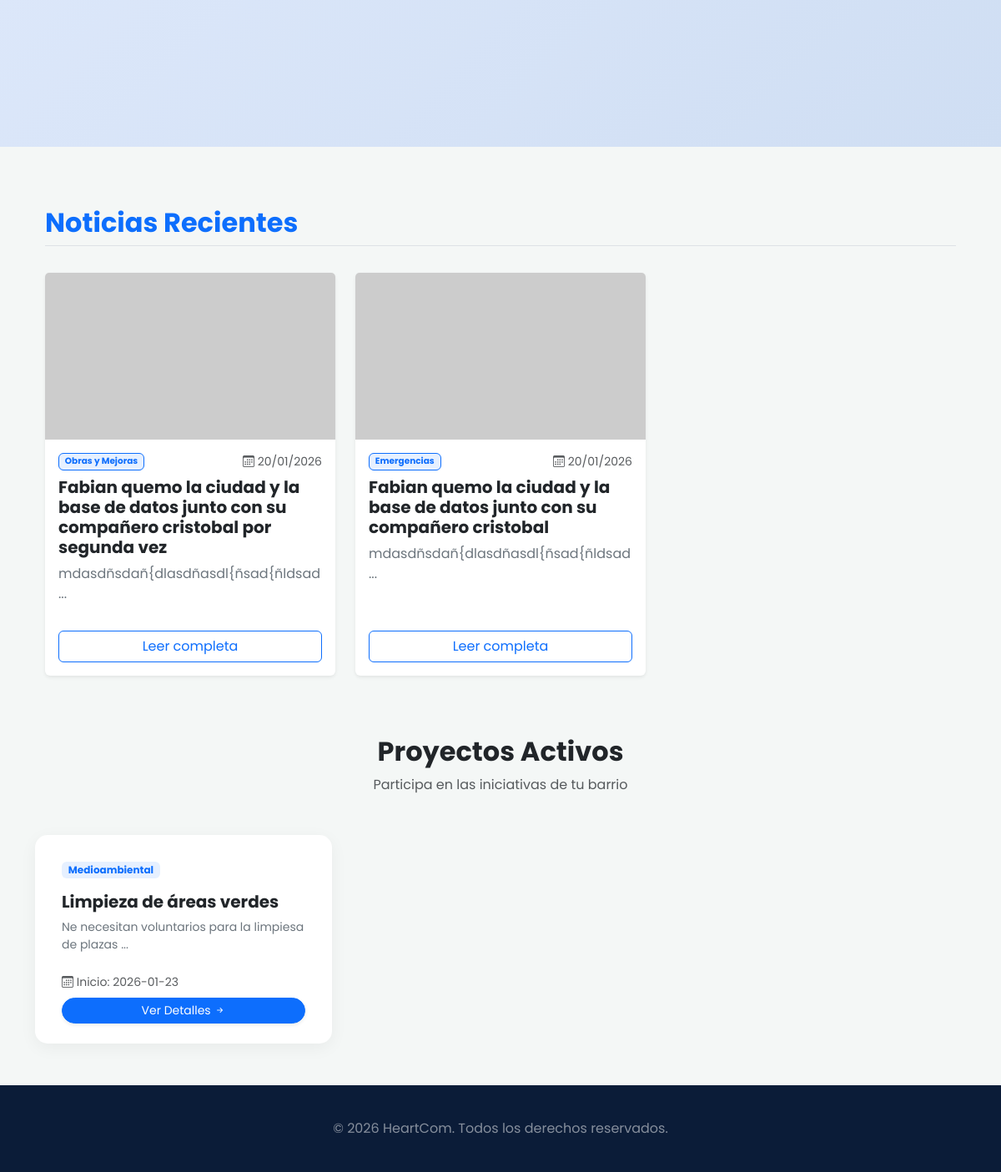
Before: / (lower part) with the older database file.
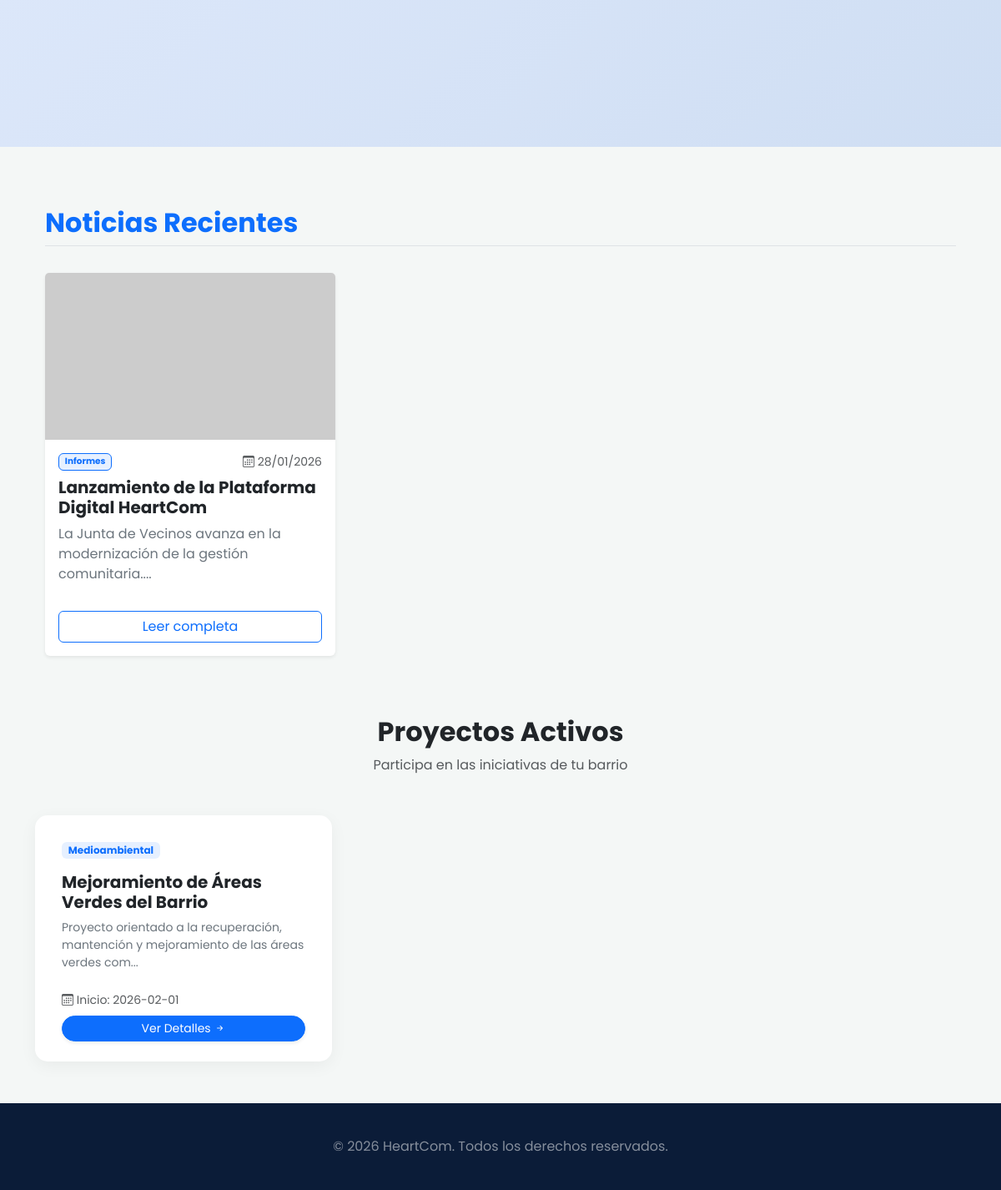
After: the same page with the newer database file.
### tables this page shows
CREATE TABLE `noticias` (
  `id_noticia` int(11) NOT NULL,
  `titulo` varchar(200) NOT NULL,
  `bajada` varchar(255) DEFAULT NULL,
  `cuerpo` text NOT NULL,
  `imagen` varchar(255) DEFAULT NULL,
  `fecha_publicacion` datetime DEFAULT current_timestamp(),
  `id_usuario` int(11) NOT NULL,
  `id_cate` int(11) NOT NULL
);

CREATE TABLE `categorias` (
  `id_cate` int(11) NOT NULL,
  `categorias_noticias` varchar(50) DEFAULT NULL
);

CREATE TABLE `proyectos_barrio` (
  `id_proyecto` int(11) NOT NULL,
  `nombre_proyecto` varchar(120) NOT NULL,
  `descripcion` text NOT NULL,
  `fecha_inicio` date NOT NULL,
  `fecha_fin` date DEFAULT NULL,
  `id_estado_proyecto` int(11) NOT NULL,
  `id_tipo_proyecto` int(11) NOT NULL,
  `responsable` varchar(150) NOT NULL,
  `presupuesto_estimado` decimal(12,2) NOT NULL DEFAULT 0.00,
  `presupuesto_utilizado` decimal(12,2) NOT NULL DEFAULT 0.00,
  `direccion_proyecto` varchar(255) DEFAULT NULL,
  `cupo_maximo` int(11) NOT NULL DEFAULT 0,
  `fecha_creacion` timestamp NOT NULL DEFAULT current_timestamp(),
  `fecha_actualizacion` timestamp NOT NULL DEFAULT current_timestamp() ON UPDATE current_timestamp()
);

CREATE TABLE `tipos_proyecto` (
  `id_tipo_proyecto` int(11) NOT NULL,
  `nombre_tipo` varchar(80) NOT NULL,
  `descripcion` varchar(255) DEFAULT NULL
);

### lib/listar-noticia.php (called while the page is built, shortened)
<?php
require_once __DIR__ . '/conexion.php';
$sql = "SELECT
            n.id_noticia,
            n.titulo,
            n.bajada,
            n.cuerpo,
            n.imagen,
            n.fecha_publicacion,
            c.categorias_noticias AS categoria,
            u.p_nombre,
            u.ap_paterno
        FROM noticias n
        LEFT JOIN categorias c ON n.id_cate = c.id_cate
        LEFT JOIN usuarios u ON n.id_usuario = u.id_usuario
        ORDER BY n.fecha_publicacion DESC";
try {
    $stmt = $pdo->query($sql);
    $listaNoticias = $stmt->fetchAll(PDO::FETCH_ASSOC);
} catch (PDOException $e) {
    die("Error SQL: " . $e->getMessage());
}
?>

### lib/navbar-sesion.php (called while the page is built, shortened)
<?php
$base = $base ?? "";
?>

### lib/mostrar-proyecto-index.php (called while the page is built)
<?php
require_once __DIR__ . "/../lib/conexion.php";
$sql = "
 SELECT p.id_proyecto,p.nombre_proyecto,p.descripcion, p.fecha_inicio,
p.fecha_fin, p.responsable,p.cupo_maximo, t.nombre_tipo FROM proyectos_barrio p JOIN tipos_proyecto t on p.id_tipo_proyecto = t.id_tipo_proyecto WHERE p.id_estado_proyecto=5
LIMIT :limite
";
$stmt = $pdo->prepare($sql);
$stmt->bindValue(':limite', 4, PDO::PARAM_INT);
$stmt->execute();
$proyectosRecientes = $stmt->fetchAll(PDO::FETCH_ASSOC);
?>

### index.php (the view, shortened to what this page needs)
<?php include ("lib/mostrar-proyecto-index.php") ?>
<?php include('lib/navbar-sesion.php')?>
<!DOCTYPE html>
<html lang="es">
<head>
    <link href="https://cdn.jsdelivr.net/npm/bootstrap@5.3.8/dist/css/bootstrap.min.css" rel="stylesheet">
    <link rel="stylesheet" href="https://cdn.jsdelivr.net/npm/bootstrap-icons@1.11.3/font/bootstrap-icons.min.css">
    <link rel="stylesheet" href="assets/css/index.css">
</head>
<body>
<main style="margin-top: 80px;"> <section class="hero-section">
    </section>
    <div class="container mt-5">
        <?php include("modulo-noticias/ver-noticia-cliente.php")?>
    </div>
    <section class="container my-5" id="proyectos">
        <div class="text-center mb-5">
            <h2 class="fw-bold">Proyectos Activos</h2>
            <p class="text-muted">Participa en las iniciativas de tu barrio</p>
        </div>
        <div class="row row-cols-1 row-cols-md-2 row-cols-lg-3 g-4">
            <?php if (empty($proyectosRecientes)): ?>
                <div class="col-12 text-center py-5">
                    <h5 class="text-muted">No hay proyectos disponibles por el momento.</h5>
                </div>
            <?php else: ?>
                <?php foreach ($proyectosRecientes as $p): ?>
                    <div class="col">
                        <div class="card h-100 card-proyecto p-3">
                            <div class="card-body">
                                <div class="d-flex justify-content-between mb-2">
                                    <span class="badge bg-primary bg-opacity-10 text-primary mb-2">
                                        <?= htmlspecialchars($p['nombre_tipo'] ?? 'Proyecto') ?>
                                    </span>
                                </div>
                                <h5 class="card-title fw-bold"><?= htmlspecialchars($p['nombre_proyecto'] ?? 'Sin título') ?></h5>
                                <p class="card-text text-secondary small">
                                    <?= htmlspecialchars(substr($p['descripcion'] ?? '', 0, 90)) ?>...
                                </p>
                            </div>
                            <div class="card-footer bg-white border-0">
                                <small class="text-muted d-block mb-2">
                                    <i class="bi bi-calendar3"></i> Inicio: <?= htmlspecialchars($p['fecha_inicio'] ?? '--') ?>
                                </small>
                               <a href="modulo-proyecto/proyecto-detalle.php?id=<?= $p['id_proyecto'] ?>"
                                    class="btn btn-primary w-100 rounded-pill btn-sm shadow-sm">
                                    Ver Detalles <i class="bi bi-arrow-right-short"></i>
                                </a>
                            </div>
                        </div>
                    </div>
                <?php endforeach; ?>
            <?php endif; ?>
        </div>
    </section>
</main>
<footer class="text-center">
    <div class="container">
        <p class="mb-0 text-white-50">&copy; <?= date('Y') ?> HeartCom. Todos los derechos reservados.</p>
    </div>
</footer>
</body>
</html>

### modulo-noticias/ver-noticia-cliente.php (shortened to what this page needs)
<?php
$rutaLibreria = __DIR__ . '/../lib/listar-noticia.php';
if (file_exists($rutaLibreria)) {
    include_once $rutaLibreria;
} else {
    include_once 'lib/listar-noticia.php';
}
?>
<section class="container py-4">
    <div class="row mb-4">
        <div class="col-12">
            <h2 class="fw-bold text-primary border-bottom pb-2">Noticias Recientes</h2>
        </div>
    </div>
    <div class="row g-4">
        <?php if (empty($listaNoticias)): ?>
            <div class="col-12">
                <div class="alert alert-info py-4 text-center">
                    <i class="bi bi-newspaper fs-1 d-block mb-3"></i>
                    <h5>No hay noticias publicadas</h5>
                    <p class="mb-0">Aún no se han publicado novedades en la comunidad.</p>
                </div>
            </div>
        <?php else: ?>
            <?php foreach ($listaNoticias as $noticia): ?>
                <?php
                    $rutaDB = trim((string)($noticia['imagen'] ?? ''));
                    $rutaRel = preg_replace('#^(\.\./)+#', '', $rutaDB);
                    $rutaFisica = __DIR__ . '/../' . $rutaRel;
                    if ($rutaRel !== '' && file_exists($rutaFisica)) {
                        $imgSrc = $base . $rutaRel;
                    } else {
                        $imgSrc = "https://via.placeholder.com/400x250?text=Sin+Imagen";
                    }
                ?>
                <div class="col-md-6 col-lg-4 d-flex align-items-stretch">
                    <div class="card shadow-sm border-0 w-100">
                        <img src="<?= htmlspecialchars($imgSrc) ?>"
                             class="card-img-top"
                             alt="Imagen Noticia"
                             style="height: 200px; object-fit: cover;">
                        <div class="card-body d-flex flex-column">
                            <div class="d-flex justify-content-between mb-2 small">
                                <span class="badge bg-primary bg-opacity-10 text-primary border border-primary">
                                    <?= htmlspecialchars($noticia['categoria'] ?? 'General') ?>
                                </span>
                                <span class="text-muted">
                                    <i class="bi bi-calendar3"></i>
                                    <?= date("d/m/Y", strtotime($noticia['fecha_publicacion'])) ?>
                                </span>
                            </div>
                            <h5 class="card-title fw-bold text-dark">
                                <?= htmlspecialchars($noticia['titulo']) ?>
                            </h5>
                            <p class="card-text text-secondary flex-grow-1">
                                <?= htmlspecialchars(substr($noticia['bajada'], 0, 100)) ?>...
                            </p>
                            <div class="mt-3">
                                <a href="<?= $base ?>modulo-noticias/noticia-detalle-cliente.php?id=<?= (int)$noticia['id_noticia'] ?>"
                                   class="btn btn-outline-primary w-100">
                                   Leer completa
                                </a>
                            </div>
                        </div>
                    </div>
                </div>
            <?php endforeach; ?>
        <?php endif; ?>
    </div>
</section>

### assets/css/index.css (style rules this page uses)
body { font-family: 'Poppins', sans-serif; background-color: #f4f7f6; overflow-x: hidden; }
.hero-section { background: linear-gradient(135deg, #e0eafc 0%, #cfdef3 100%); padding: 80px 0; min-height: 80vh; display: flex; align-items: center; }
.card-proyecto { border: none; border-radius: 15px; background: #fff; box-shadow: 0 5px 20px rgba(0,0,0,0.05); transition: 0.3s; }
footer { background-color: #0b1c38; color: white; padding: 40px 0; margin-top: 50px; }

Changed rows visible on the page:
removed noticias: id_cate.categorias_noticias "Obras y Mejoras", fecha_publicacion "20/01/2026", titulo "Fabian quemo la ciudad y la base de datos junto con su compañero cristobal por segunda vez", bajada "mdasdñsdañ{dlasdñasdl{ñsad{ñldsad"
removed noticias: id_cate.categorias_noticias "Emergencias", fecha_publicacion "20/01/2026", titulo "Fabian quemo la ciudad y la base de datos junto con su compañero cristobal", bajada "mdasdñsdañ{dlasdñasdl{ñsad{ñldsad"
added noticias: id_cate.categorias_noticias "Informes", fecha_publicacion "28/01/2026", titulo "Lanzamiento de la Plataforma Digital HeartCom", bajada "La Junta de Vecinos avanza en la modernización de la gestión comunitaria."
changed proyectos_barrio "Medioambiental": nombre_proyecto "Limpieza de áreas verdes" → "Mejoramiento de Áreas Verdes del Barrio"; descripcion "Ne necesitan voluntarios para la limpiesa de plazas" → "Proyecto orientado a la recuperación, mantención y mejoramiento de las áreas verdes com"; fecha_inicio "2026-01-23" → "2026-02-01"
